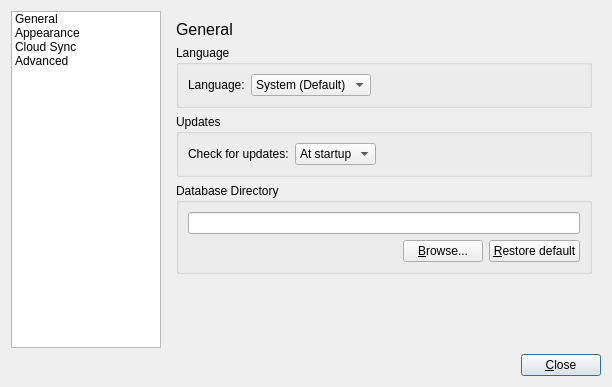
<?xml version="1.0" encoding="UTF-8"?>
<ui version="4.0">
 <class>PreferencesDialog</class>
 <widget class="QDialog" name="PreferencesDialog">
  <property name="windowModality">
   <enum>Qt::WindowModal</enum>
  </property>
  <property name="geometry">
   <rect>
    <x>0</x>
    <y>0</y>
    <width>612</width>
    <height>387</height>
   </rect>
  </property>
  <property name="sizeIncrement">
   <size>
    <width>0</width>
    <height>0</height>
   </size>
  </property>
  <property name="font">
   <font>
    <family>Ubuntu</family>
   </font>
  </property>
  <property name="windowTitle">
   <string>Preferences</string>
  </property>
  <layout class="QVBoxLayout" name="verticalLayout">
   <item>
    <layout class="QHBoxLayout" name="horizontalLayout_2">
     <item>
      <widget class="QListWidget" name="listWidget">
       <property name="sizePolicy">
        <sizepolicy hsizetype="Fixed" vsizetype="Expanding">
         <horstretch>0</horstretch>
         <verstretch>0</verstretch>
        </sizepolicy>
       </property>
       <property name="maximumSize">
        <size>
         <width>150</width>
         <height>16777215</height>
        </size>
       </property>
       <property name="iconSize">
        <size>
         <width>32</width>
         <height>32</height>
        </size>
       </property>
       <property name="currentRow">
        <number>-1</number>
       </property>
       <item>
        <property name="text">
         <string>General</string>
        </property>
        <property name="icon">
         <iconset resource="../resources/resources.qrc">
          <normaloff>:/images/icons/settings_general.png</normaloff>:/images/icons/settings_general.png</iconset>
        </property>
       </item>
       <item>
        <property name="text">
         <string>Appearance</string>
        </property>
        <property name="icon">
         <iconset resource="../resources/resources.qrc">
          <normaloff>:/images/icons/settings_appearance.png</normaloff>:/images/icons/settings_appearance.png</iconset>
        </property>
       </item>
       <item>
        <property name="text">
         <string>Cloud Sync</string>
        </property>
        <property name="icon">
         <iconset resource="../resources/resources.qrc">
          <normaloff>:/images/icons/sync.png</normaloff>:/images/icons/sync.png</iconset>
        </property>
       </item>
       <item>
        <property name="text">
         <string>Advanced</string>
        </property>
        <property name="icon">
         <iconset resource="../resources/resources.qrc">
          <normaloff>:/images/icons/settings_advanced.png</normaloff>:/images/icons/settings_advanced.png</iconset>
        </property>
       </item>
      </widget>
     </item>
     <item>
      <widget class="QStackedWidget" name="stackedWidget">
       <property name="sizeIncrement">
        <size>
         <width>0</width>
         <height>0</height>
        </size>
       </property>
       <property name="currentIndex">
        <number>0</number>
       </property>
       <widget class="QWidget" name="general">
        <layout class="QVBoxLayout" name="verticalLayout_3">
         <item>
          <widget class="QLabel" name="label">
           <property name="styleSheet">
            <string notr="true">font-size: 16px;</string>
           </property>
           <property name="text">
            <string>General</string>
           </property>
          </widget>
         </item>
         <item>
          <widget class="QGroupBox" name="languageGroupBox">
           <property name="title">
            <string>Language</string>
           </property>
           <layout class="QVBoxLayout" name="verticalLayout_lang">
            <item>
             <layout class="QHBoxLayout" name="horizontalLayout_lang">
              <item>
               <widget class="QLabel" name="label_lang">
                <property name="text">
                 <string>Language:</string>
                </property>
               </widget>
              </item>
              <item>
               <widget class="QComboBox" name="languageComboBox">
                <item>
                 <property name="text">
                  <string>System (Default)</string>
                 </property>
                </item>
                <item>
                 <property name="text">
                  <string>Greek</string>
                 </property>
                </item>
                <item>
                 <property name="text">
                  <string>English</string>
                 </property>
                </item>
               </widget>
              </item>
              <item>
               <spacer name="horizontalSpacer_lang">
                <property name="orientation">
                 <enum>Qt::Horizontal</enum>
                </property>
                <property name="sizeHint" stdset="0">
                 <size>
                  <width>40</width>
                  <height>20</height>
                 </size>
                </property>
               </spacer>
              </item>
             </layout>
            </item>
           </layout>
          </widget>
         </item>
         <item>
          <widget class="QGroupBox" name="updateGroupBox">
           <property name="title">
            <string>Updates</string>
           </property>
           <layout class="QVBoxLayout" name="verticalLayout_2">
            <item>
             <layout class="QHBoxLayout" name="horizontalLayout_3">
              <item>
               <widget class="QLabel" name="label_2">
                <property name="text">
                 <string>Check for updates:</string>
                </property>
               </widget>
              </item>
              <item>
               <widget class="QComboBox" name="updatesComboBox">
                <property name="currentIndex">
                 <number>0</number>
                </property>
                <item>
                 <property name="text">
                  <string>At startup</string>
                 </property>
                </item>
                <item>
                 <property name="text">
                  <string>Manually</string>
                 </property>
                </item>
               </widget>
              </item>
              <item>
               <spacer name="horizontalSpacer_2">
                <property name="orientation">
                 <enum>Qt::Horizontal</enum>
                </property>
                <property name="sizeHint" stdset="0">
                 <size>
                  <width>40</width>
                  <height>20</height>
                 </size>
                </property>
               </spacer>
              </item>
             </layout>
            </item>
           </layout>
          </widget>
         </item>
         <item>
          <widget class="QGroupBox" name="groupBox_5">
           <property name="title">
            <string>Database Directory</string>
           </property>
           <layout class="QGridLayout" name="gridLayout_3">
            <item row="0" column="0" colspan="3">
             <widget class="QLineEdit" name="dbPathLineEdit">
              <property name="readOnly">
               <bool>true</bool>
              </property>
              <property name="clearButtonEnabled">
               <bool>false</bool>
              </property>
             </widget>
            </item>
            <item row="1" column="0">
             <spacer name="horizontalSpacer_6">
              <property name="orientation">
               <enum>Qt::Horizontal</enum>
              </property>
              <property name="sizeHint" stdset="0">
               <size>
                <width>132</width>
                <height>20</height>
               </size>
              </property>
             </spacer>
            </item>
            <item row="1" column="1">
             <widget class="QPushButton" name="browseDbPathButton">
              <property name="text">
               <string>&amp;Browse...</string>
              </property>
             </widget>
            </item>
            <item row="1" column="2">
             <widget class="QPushButton" name="resetDbPathButton">
              <property name="text">
               <string>&amp;Restore default</string>
              </property>
             </widget>
            </item>
           </layout>
          </widget>
         </item>
         <item>
          <spacer name="verticalSpacer">
           <property name="orientation">
            <enum>Qt::Vertical</enum>
           </property>
           <property name="sizeHint" stdset="0">
            <size>
             <width>20</width>
             <height>162</height>
            </size>
           </property>
          </spacer>
         </item>
        </layout>
       </widget>
       <widget class="QWidget" name="appearance">
        <layout class="QVBoxLayout" name="verticalLayout_8">
         <item>
          <widget class="QLabel" name="label_9">
           <property name="styleSheet">
            <string notr="true">font-size: 16px;</string>
           </property>
           <property name="text">
            <string>Appearance</string>
           </property>
          </widget>
         </item>
         <item>
          <widget class="QGroupBox" name="updateGroupBox_2">
           <property name="title">
            <string>Form View</string>
           </property>
           <layout class="QGridLayout" name="gridLayout">
            <item row="1" column="1">
             <widget class="QComboBox" name="formViewFontSizeComboBox">
              <property name="currentIndex">
               <number>0</number>
              </property>
              <item>
               <property name="text">
                <string>Default</string>
               </property>
              </item>
              <item>
               <property name="text">
                <string>System</string>
               </property>
              </item>
              <item>
               <property name="text">
                <string>16px</string>
               </property>
              </item>
              <item>
               <property name="text">
                <string>15px</string>
               </property>
              </item>
              <item>
               <property name="text">
                <string>14px</string>
               </property>
              </item>
              <item>
               <property name="text">
                <string>13px</string>
               </property>
              </item>
              <item>
               <property name="text">
                <string>12px</string>
               </property>
              </item>
              <item>
               <property name="text">
                <string>11px</string>
               </property>
              </item>
              <item>
               <property name="text">
                <string>10px</string>
               </property>
              </item>
              <item>
               <property name="text">
                <string>9px</string>
               </property>
              </item>
              <item>
               <property name="text">
                <string>8px</string>
               </property>
              </item>
             </widget>
            </item>
            <item row="2" column="0">
             <widget class="QLabel" name="label_12">
              <property name="text">
               <string>Font style:</string>
              </property>
             </widget>
            </item>
            <item row="2" column="1">
             <widget class="QFontComboBox" name="formViewFontCombo">
              <property name="editable">
               <bool>true</bool>
              </property>
             </widget>
            </item>
            <item row="0" column="1">
             <widget class="QComboBox" name="formViewColorCombo">
              <property name="currentIndex">
               <number>0</number>
              </property>
              <item>
               <property name="text">
                <string>Default</string>
               </property>
              </item>
             </widget>
            </item>
            <item row="1" column="0">
             <widget class="QLabel" name="label_10">
              <property name="text">
               <string>Font size:</string>
              </property>
             </widget>
            </item>
            <item row="0" column="0">
             <widget class="QLabel" name="label_8">
              <property name="text">
               <string>Background color:</string>
              </property>
             </widget>
            </item>
            <item row="3" column="0">
             <widget class="QLabel" name="label_13">
              <property name="text">
               <string>Strategy for unused space:</string>
              </property>
             </widget>
            </item>
            <item row="3" column="1">
             <widget class="QComboBox" name="unusedSpaceStrategyComboBox">
              <property name="toolTip">
               <string>&lt;html&gt;&lt;head/&gt;&lt;body&gt;&lt;p&gt;&lt;span style=&quot; font-weight:600;&quot;&gt;Allow free space:&lt;/span&gt; free rows and columns are allowed between fields&lt;/p&gt;&lt;p&gt;&lt;span style=&quot; font-weight:600;&quot;&gt;Remove unused space&lt;/span&gt;: free rows and columns between fields are automatically removed&lt;/p&gt;&lt;/body&gt;&lt;/html&gt;</string>
              </property>
              <item>
               <property name="text">
                <string>Allow free space</string>
               </property>
              </item>
              <item>
               <property name="text">
                <string>Remove unused space</string>
               </property>
              </item>
             </widget>
            </item>
           </layout>
          </widget>
         </item>
         <item>
          <widget class="QGroupBox" name="groupBox">
           <property name="title">
            <string>Table View</string>
           </property>
           <layout class="QGridLayout" name="gridLayout_2">
            <item row="1" column="0">
             <widget class="QLabel" name="label_11">
              <property name="text">
               <string>Row size:</string>
              </property>
             </widget>
            </item>
            <item row="1" column="1">
             <widget class="QSpinBox" name="tableRowSizeSpinBox">
              <property name="toolTip">
               <string>Number of lines of text that are shown for each row in table view</string>
              </property>
              <property name="suffix">
               <string> line(s)</string>
              </property>
              <property name="minimum">
               <number>1</number>
              </property>
              <property name="maximum">
               <number>30</number>
              </property>
             </widget>
            </item>
            <item row="0" column="0">
             <widget class="QLabel" name="label_14">
              <property name="text">
               <string>Column width:</string>
              </property>
             </widget>
            </item>
            <item row="0" column="1">
             <widget class="QComboBox" name="columnWidthComboBox">
              <property name="toolTip">
               <string>&lt;html&gt;&lt;head/&gt;&lt;body&gt;&lt;p&gt;&lt;span style=&quot; font-weight:600;&quot;&gt;Adjustable:&lt;/span&gt; the width of the columns can be freely adjusted&lt;/p&gt;&lt;p&gt;&lt;span style=&quot; font-weight:600;&quot;&gt;Automatic width:&lt;/span&gt; the width of the columns is fixed and always resized automatically to fit all content&lt;/p&gt;&lt;/body&gt;&lt;/html&gt;</string>
              </property>
              <item>
               <property name="text">
                <string>Adjustable</string>
               </property>
              </item>
              <item>
               <property name="text">
                <string>Automatic width</string>
               </property>
              </item>
             </widget>
            </item>
           </layout>
          </widget>
         </item>
         <item>
          <spacer name="verticalSpacer_4">
           <property name="orientation">
            <enum>Qt::Vertical</enum>
           </property>
           <property name="sizeHint" stdset="0">
            <size>
             <width>20</width>
             <height>149</height>
            </size>
           </property>
          </spacer>
         </item>
        </layout>
       </widget>
       <widget class="QWidget" name="cloud">
        <layout class="QVBoxLayout" name="verticalLayout_4">
         <item>
          <widget class="QLabel" name="label_3">
           <property name="styleSheet">
            <string notr="true">font-size: 16px;</string>
           </property>
           <property name="text">
            <string>Cloud Synchronization</string>
           </property>
          </widget>
         </item>
         <item>
          <layout class="QHBoxLayout" name="horizontalLayout_4">
           <item>
            <widget class="QLabel" name="label_4">
             <property name="text">
              <string>Status:</string>
             </property>
            </widget>
           </item>
           <item>
            <widget class="QComboBox" name="cloudStatusComboBox">
             <item>
              <property name="text">
               <string>Disabled</string>
              </property>
             </item>
             <item>
              <property name="text">
               <string>Enabled</string>
              </property>
             </item>
            </widget>
           </item>
           <item>
            <spacer name="horizontalSpacer_3">
             <property name="orientation">
              <enum>Qt::Horizontal</enum>
             </property>
             <property name="sizeHint" stdset="0">
              <size>
               <width>40</width>
               <height>20</height>
              </size>
             </property>
            </spacer>
           </item>
          </layout>
         </item>
         <item>
          <widget class="QGroupBox" name="groupBox_3">
           <property name="title">
            <string>Tools</string>
           </property>
           <layout class="QVBoxLayout" name="verticalLayout_7">
            <item>
             <layout class="QHBoxLayout" name="horizontalLayout_6">
              <item>
               <widget class="QLabel" name="label_7">
                <property name="text">
                 <string>&lt;b&gt;Cloud Unlink&lt;/b&gt;:&lt;br&gt;Unlink this client from cloud service</string>
                </property>
                <property name="wordWrap">
                 <bool>true</bool>
                </property>
               </widget>
              </item>
              <item>
               <widget class="QPushButton" name="cloudUnlinkButton">
                <property name="text">
                 <string>Unlink</string>
                </property>
                <property name="autoDefault">
                 <bool>false</bool>
                </property>
               </widget>
              </item>
              <item>
               <spacer name="horizontalSpacer_5">
                <property name="orientation">
                 <enum>Qt::Horizontal</enum>
                </property>
                <property name="sizeHint" stdset="0">
                 <size>
                  <width>40</width>
                  <height>20</height>
                 </size>
                </property>
               </spacer>
              </item>
             </layout>
            </item>
           </layout>
          </widget>
         </item>
         <item>
          <spacer name="verticalSpacer_2">
           <property name="orientation">
            <enum>Qt::Vertical</enum>
           </property>
           <property name="sizeHint" stdset="0">
            <size>
             <width>20</width>
             <height>163</height>
            </size>
           </property>
          </spacer>
         </item>
        </layout>
       </widget>
       <widget class="QWidget" name="advanced">
        <layout class="QVBoxLayout" name="verticalLayout_9">
         <item>
          <widget class="QLabel" name="label_5">
           <property name="styleSheet">
            <string notr="true">font-size: 16px;</string>
           </property>
           <property name="text">
            <string>Adanced Properties</string>
           </property>
          </widget>
         </item>
         <item>
          <widget class="QGroupBox" name="groupBox_2">
           <property name="title">
            <string>Tools</string>
           </property>
           <layout class="QVBoxLayout" name="verticalLayout_5">
            <item>
             <layout class="QHBoxLayout" name="horizontalLayout_5">
              <item>
               <widget class="QLabel" name="label_6">
                <property name="text">
                 <string>&lt;b&gt;Software Reset&lt;/b&gt;:&lt;br&gt;Reset all settings and delete all data from local database</string>
                </property>
                <property name="wordWrap">
                 <bool>true</bool>
                </property>
               </widget>
              </item>
              <item>
               <widget class="QPushButton" name="softwareResetButton">
                <property name="text">
                 <string>Reset</string>
                </property>
                <property name="autoDefault">
                 <bool>false</bool>
                </property>
               </widget>
              </item>
              <item>
               <spacer name="horizontalSpacer_4">
                <property name="orientation">
                 <enum>Qt::Horizontal</enum>
                </property>
                <property name="sizeHint" stdset="0">
                 <size>
                  <width>40</width>
                  <height>20</height>
                 </size>
                </property>
               </spacer>
              </item>
             </layout>
            </item>
           </layout>
          </widget>
         </item>
         <item>
          <widget class="QGroupBox" name="groupBox_4">
           <property name="title">
            <string>Performance</string>
           </property>
           <layout class="QVBoxLayout" name="verticalLayout_6">
            <item>
             <layout class="QHBoxLayout" name="horizontalLayout_7">
              <item>
               <widget class="QCheckBox" name="cacheImagesTableViewCheckBox">
                <property name="sizePolicy">
                 <sizepolicy hsizetype="Fixed" vsizetype="Fixed">
                  <horstretch>0</horstretch>
                  <verstretch>0</verstretch>
                 </sizepolicy>
                </property>
                <property name="toolTip">
                 <string>Images that are loaded from disk in table view can cause a poor scrolling experience. &lt;br /&gt;Caching images into memory allows a smooth scrolling experience after the first disk read.</string>
                </property>
                <property name="text">
                 <string/>
                </property>
               </widget>
              </item>
              <item>
               <widget class="QLabel" name="cacheImgLabel">
                <property name="toolTip">
                 <string>Images that are loaded from disk in table view can cause a poor scrolling experience. &lt;br /&gt;Caching images into memory allows a smooth scrolling experience after the first disk read.</string>
                </property>
                <property name="text">
                 <string>Improve scrolling in table view by caching images. Increases RAM usage.</string>
                </property>
                <property name="wordWrap">
                 <bool>true</bool>
                </property>
               </widget>
              </item>
             </layout>
            </item>
            <item>
             <layout class="QHBoxLayout" name="horizontalLayout_8">
              <item>
               <widget class="QCheckBox" name="hideImagesTableViewCheckBox">
                <property name="sizePolicy">
                 <sizepolicy hsizetype="Fixed" vsizetype="Fixed">
                  <horstretch>0</horstretch>
                  <verstretch>0</verstretch>
                 </sizepolicy>
                </property>
                <property name="toolTip">
                 <string>&lt;html&gt;&lt;head/&gt;&lt;body&gt;&lt;p&gt;Images that are loaded from disk in table view can cause a poor scrolling experience. &lt;br/&gt;Hiding images from the table view allows a smooth scrolling experience on weak devices.&lt;/p&gt;&lt;/body&gt;&lt;/html&gt;</string>
                </property>
                <property name="text">
                 <string/>
                </property>
               </widget>
              </item>
              <item>
               <widget class="QLabel" name="hideImgLabel">
                <property name="toolTip">
                 <string>Images that are loaded from disk in table view can cause a poor scrolling experience. &lt;br /&gt;Caching images into memory allows a smooth scrolling experience after the first disk read.</string>
                </property>
                <property name="text">
                 <string>Improve scrolling in table view by hiding images</string>
                </property>
                <property name="wordWrap">
                 <bool>true</bool>
                </property>
               </widget>
              </item>
             </layout>
            </item>
           </layout>
          </widget>
         </item>
         <item>
          <spacer name="verticalSpacer_3">
           <property name="orientation">
            <enum>Qt::Vertical</enum>
           </property>
           <property name="sizeHint" stdset="0">
            <size>
             <width>20</width>
             <height>66</height>
            </size>
           </property>
          </spacer>
         </item>
        </layout>
       </widget>
      </widget>
     </item>
    </layout>
   </item>
   <item>
    <layout class="QHBoxLayout" name="horizontalLayout">
     <item>
      <spacer name="horizontalSpacer">
       <property name="orientation">
        <enum>Qt::Horizontal</enum>
       </property>
       <property name="sizeHint" stdset="0">
        <size>
         <width>40</width>
         <height>20</height>
        </size>
       </property>
      </spacer>
     </item>
     <item>
      <widget class="QPushButton" name="closeButton">
       <property name="text">
        <string>&amp;Close</string>
       </property>
       <property name="default">
        <bool>true</bool>
       </property>
      </widget>
     </item>
    </layout>
   </item>
  </layout>
 </widget>
 <resources>
  <include location="../resources/resources.qrc"/>
 </resources>
 <connections/>
</ui>
